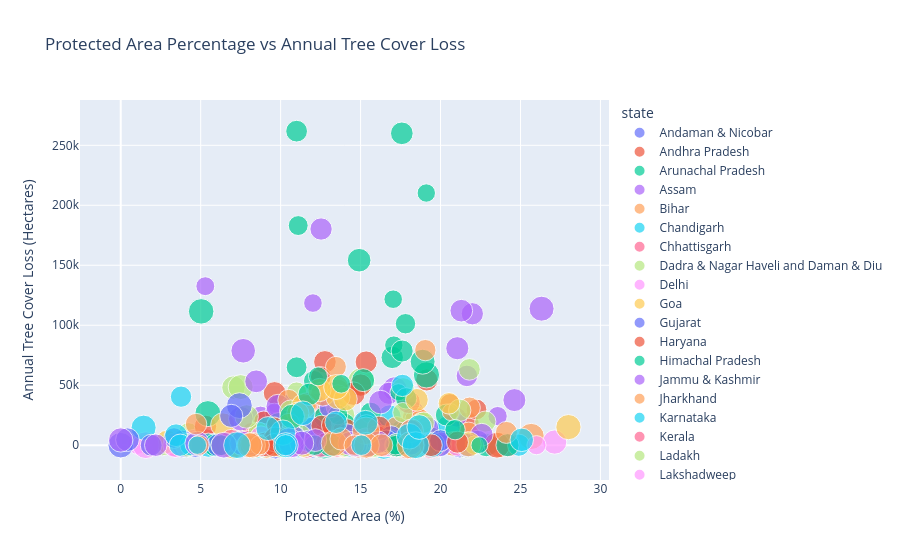

Notebook code cell kept with this figure:
### Code cell
# 5.2 Protected Area vs Forest Loss Analysis
fig = px.scatter(df, x='protected_area_pct', y='annual_tree_cover_loss_ha',
                color='state', size='population_density_per_km2',
                title='Protected Area Percentage vs Annual Tree Cover Loss',
                labels={'protected_area_pct': 'Protected Area (%)',
                       'annual_tree_cover_loss_ha': 'Annual Tree Cover Loss (Hectares)'})
fig.show()

### Figure 1 — Plotly figure (JSON) as saved in the notebook; plotly's stock layout.template omitted (floating-point values rounded to 4 significant figures)
{"data": [{"hovertemplate": "state=Andaman & Nicobar<br>Protected Area (%)=%{x}<br>Annual Tree Cover Loss (Hectares)=%{y}<br>population_density_per_km2=%{marker.size}<extra></extra>", "legendgroup": "Andaman & Nicobar", "marker": {"color": "#636efa", "size": [300, 397, 339, 304, 308, 224, 243, 369, 206, 248, 195, 299, 363, 226, 235], "sizemode": "area", "sizeref": 1.12, "symbol": "circle"}, "mode": "markers", "name": "Andaman & Nicobar", "orientation": "v", "showlegend": true, "type": "scatter", "x": [15.68, 13.24, 12.03, 12.01, 9.63, 16.18, 15.76, 10.05, 23.15, 11.57, 14.95, 17.17, 21.21, 13.46, 16.69], "xaxis": "x", "y": [7407, 29422, 33205, 8342, 10374, 0, 0, 32286, 0, 0, 0, 9741, 0, 7470, 1391], "yaxis": "y"}, {"hovertemplate": "state=Andhra Pradesh<br>Protected Area (%)=%{x}<br>Annual Tree Cover Loss (Hectares)=%{y}<br>population_density_per_km2=%{marker.size}<extra></extra>", "legendgroup": "Andhra Pradesh", "marker": {"color": "#EF553B", "size": [269, 292, 249, 252, 285, 284, 215, 406, 333, 250, 301, 268, 171, 320, 239], "sizemode": "area", "sizeref": 1.12, "symbol": "circle"}, "mode": "markers", "name": "Andhra Pradesh", "orientation": "v", "showlegend": true, "type": "scatter", "x": [11.09, 21.71, 13.54, 14.28, 12.45, 11.02, 14.41, 15.29, 18.84, 13.99, 16.37, 12.4, 21.14, 12.36, 6.47], "xaxis": "x", "y": [6800, 18150, 3609, 0, 3793, 11352, 0, 0, 3942, 9457, 7466, 2350, 0, 0, 0], "yaxis": "y"}, {"hovertemplate": "state=Arunachal Pradesh<br>Protected Area (%)=%{x}<br>Annual Tree Cover Loss (Hectares)=%{y}<br>population_density_per_km2=%{marker.size}<extra></extra>", "legendgroup": "Arunachal Pradesh", "marker": {"color": "#00cc96", "size": [300, 263, 234, 306, 190, 282, 215, 190, 288, 193, 222, 292, 365, 265, 274], "sizemode": "area", "sizeref": 1.12, "symbol": "circle"}, "mode": "markers", "name": "Arunachal Pradesh", "orientation": "v", "showlegend": true, "type": "scatter", "x": [22.86, 18.28, 17.81, 13.63, 19.11, 16.98, 16.98, 17.08, 17.58, 17.04, 11.1, 10.05, 5.03, 11.0, 17.6], "xaxis": "x", "y": [0, 13882, 101252, 18111, 210226, 73201, 0, 83440, 260001, 121703, 183098, 6043, 111549, 261794, 78494], "yaxis": "y"}, {"hovertemplate": "state=Assam<br>Protected Area (%)=%{x}<br>Annual Tree Cover Loss (Hectares)=%{y}<br>population_density_per_km2=%{marker.size}<extra></extra>", "legendgroup": "Assam", "marker": {"color": "#ab63fa", "size": [300, 230, 296, 217, 200, 279, 209, 278, 315, 335, 215, 261, 240, 351, 276], "sizemode": "area", "sizeref": 1.12, "symbol": "circle"}, "mode": "markers", "name": "Assam", "orientation": "v", "showlegend": true, "type": "scatter", "x": [21.05, 18.33, 24.62, 21.02, 5.29, 12.53, 23.57, 21.99, 18.43, 17.14, 18.52, 21.65, 13.73, 26.32, 16.77], "xaxis": "x", "y": [80833, 28359, 37593, 23173, 132561, 180216, 24214, 109564, 5285, 46917, 0, 57753, 0, 113806, 43246], "yaxis": "y"}, {"hovertemplate": "state=Bihar<br>Protected Area (%)=%{x}<br>Annual Tree Cover Loss (Hectares)=%{y}<br>population_density_per_km2=%{marker.size}<extra></extra>", "legendgroup": "Bihar", "marker": {"color": "#FFA15A", "size": [334, 325, 321, 281, 386, 280, 255, 290, 238, 380, 353, 280, 245, 303, 272], "sizemode": "area", "sizeref": 1.12, "symbol": "circle"}, "mode": "markers", "name": "Bihar", "orientation": "v", "showlegend": true, "type": "scatter", "x": [18.38, 18.65, 11.75, 11.62, 25.67, 21.76, 12.55, 8.88, 10.55, 18.57, 9.8, 8.97, 8.38, 17.67, 13.31], "xaxis": "x", "y": [23434, 0, 28750, 0, 7270, 9948, 9165, 13879, 0, 20500, 0, 19293, 0, 0, 0], "yaxis": "y"}, {"hovertemplate": "state=Chandigarh<br>Protected Area (%)=%{x}<br>Annual Tree Cover Loss (Hectares)=%{y}<br>population_density_per_km2=%{marker.size}<extra></extra>", "legendgroup": "Chandigarh", "marker": {"color": "#19d3f3", "size": [271, 318, 333, 240, 373, 298, 301, 238, 330, 309, 326, 231, 311, 448, 351], "sizemode": "area", "sizeref": 1.12, "symbol": "circle"}, "mode": "markers", "name": "Chandigarh", "orientation": "v", "showlegend": true, "type": "scatter", "x": [11.29, 7.25, 12.7, 19.39, 11.13, 13.85, 13.57, 9.32, 17.37, 13.82, 20.49, 9.97, 12.72, 16.45, 13.73], "xaxis": "x", "y": [18066, 0, 0, 13166, 0, 3468, 7353, 19254, 9111, 0, 14905, 11216, 17976, 0, 626], "yaxis": "y"}, {"hovertemplate": "state=Chhattisgarh<br>Protected Area (%)=%{x}<br>Annual Tree Cover Loss (Hectares)=%{y}<br>population_density_per_km2=%{marker.size}<extra></extra>", "legendgroup": "Chhattisgarh", "marker": {"color": "#FF6692", "size": [278, 308, 320, 234, 333, 349, 199, 265, 250, 402, 288, 296, 294, 254, 383], "sizemode": "area", "sizeref": 1.12, "symbol": "circle"}, "mode": "markers", "name": "Chhattisgarh", "orientation": "v", "showlegend": true, "type": "scatter", "x": [19.92, 3.44, 13.27, 19.11, 18.79, 8.76, 15.17, 11.26, 10.37, 19.43, 16.59, 16.6, 9.52, 12.87, 5.27], "xaxis": "x", "y": [0, 0, 0, 1182, 216, 7058, 0, 0, 0, 0, 0, 0, 0, 7513, 2975], "yaxis": "y"}, {"hovertemplate": "state=Dadra & Nagar Haveli and Daman & Diu<br>Protected Area (%)=%{x}<br>Annual Tree Cover Loss (Hectares)=%{y}<br>population_density_per_km2=%{marker.size}<extra></extra>", "legendgroup": "Dadra & Nagar Haveli and Daman & Diu", "marker": {"color": "#B6E880", "size": [283, 299, 350, 309, 253, 247, 310, 296, 348, 317, 308, 403, 225, 255, 180], "sizemode": "area", "sizeref": 1.12, "symbol": "circle"}, "mode": "markers", "name": "Dadra & Nagar Haveli and Daman & Diu", "orientation": "v", "showlegend": true, "type": "scatter", "x": [18.21, 13.92, 11.67, 17.09, 2.61, 4.24, 12.01, 11.59, 4.13, 18.83, 7.05, 15.04, 11.0, 24.34, 6.76], "xaxis": "x", "y": [0, 24958, 12993, 0, 0, 10021, 0, 0, 0, 17443, 48040, 53350, 44388, 0, 967], "yaxis": "y"}, {"hovertemplate": "state=Delhi<br>Protected Area (%)=%{x}<br>Annual Tree Cover Loss (Hectares)=%{y}<br>population_density_per_km2=%{marker.size}<extra></extra>", "legendgroup": "Delhi", "marker": {"color": "#FF97FF", "size": [298, 243, 238, 288, 312, 352, 265, 194, 372, 342, 218, 289, 340, 330, 298], "sizemode": "area", "sizeref": 1.12, "symbol": "circle"}, "mode": "markers", "name": "Delhi", "orientation": "v", "showlegend": true, "type": "scatter", "x": [6.08, 10.79, 11.51, 8.3, 17.88, 10.75, 12.0, 20.2, 14.25, 12.68, 10.34, 4.65, 18.64, 27.14, 13.37], "xaxis": "x", "y": [0, 0, 0, 46, 0, 108, 0, 0, 625, 0, 0, 3888, 1701, 2607, 0], "yaxis": "y"}, {"hovertemplate": "state=Goa<br>Protected Area (%)=%{x}<br>Annual Tree Cover Loss (Hectares)=%{y}<br>population_density_per_km2=%{marker.size}<extra></extra>", "legendgroup": "Goa", "marker": {"color": "#FECB52", "size": [257, 194, 361, 263, 307, 227, 277, 362, 256, 357, 362, 216, 200, 310, 357], "sizemode": "area", "sizeref": 1.12, "symbol": "circle"}, "mode": "markers", "name": "Goa", "orientation": "v", "showlegend": true, "type": "scatter", "x": [4.75, 16.21, 14.73, 9.22, 2.9, 16.13, 7.46, 11.31, 6.7, 7.32, 13.29, 19.08, 13.54, 10.19, 15.76], "xaxis": "x", "y": [2175, 333, 4568, 6220, 2740, 1104, 4055, 2849, 0, 522, 5574, 12141, 690, 955, 0], "yaxis": "y"}, {"hovertemplate": "state=Gujarat<br>Protected Area (%)=%{x}<br>Annual Tree Cover Loss (Hectares)=%{y}<br>population_density_per_km2=%{marker.size}<extra></extra>", "legendgroup": "Gujarat", "marker": {"color": "#636efa", "size": [286, 402, 335, 333, 274, 258, 369, 334, 344, 378, 288, 313, 304, 249, 426], "sizemode": "area", "sizeref": 1.12, "symbol": "circle"}, "mode": "markers", "name": "Gujarat", "orientation": "v", "showlegend": true, "type": "scatter", "x": [16.93, 7.39, 4.66, 3.86, 10.56, 18.45, 12.61, 19.65, 3.96, 11.99, 17.37, 15.83, 10.48, 7.25, 9.68], "xaxis": "x", "y": [0, 0, 0, 2367, 0, 3451, 0, 0, 0, 0, 0, 0, 0, 0, 0], "yaxis": "y"}, {"hovertemplate": "state=Haryana<br>Protected Area (%)=%{x}<br>Annual Tree Cover Loss (Hectares)=%{y}<br>population_density_per_km2=%{marker.size}<extra></extra>", "legendgroup": "Haryana", "marker": {"color": "#EF553B", "size": [282, 262, 369, 241, 280, 200, 160, 308, 313, 239, 287, 224, 276, 292, 243], "sizemode": "area", "sizeref": 1.12, "symbol": "circle"}, "mode": "markers", "name": "Haryana", "orientation": "v", "showlegend": true, "type": "scatter", "x": [15.0, 10.48, 14.84, 16.04, 5.3, 12.72, 8.14, 16.76, 19.63, 22.25, 9.62, 16.09, 19.14, 8.4, 11.65], "xaxis": "x", "y": [50115, 16072, 0, 6095, 15698, 11120, 11763, 0, 0, 29779, 43589, 0, 54406, 1481, 33144], "yaxis": "y"}, {"hovertemplate": "state=Himachal Pradesh<br>Protected Area (%)=%{x}<br>Annual Tree Cover Loss (Hectares)=%{y}<br>population_density_per_km2=%{marker.size}<extra></extra>", "legendgroup": "Himachal Pradesh", "marker": {"color": "#00cc96", "size": [260, 335, 196, 244, 243, 380, 264, 250, 245, 288, 284, 282, 310, 431, 335], "sizemode": "area", "sizeref": 1.12, "symbol": "circle"}, "mode": "markers", "name": "Himachal Pradesh", "orientation": "v", "showlegend": true, "type": "scatter", "x": [12.75, 13.95, 9.04, 17.59, 12.08, 5.45, 18.85, 18.43, 9.49, 12.2, 18.12, 19.44, 6.51, 12.71, 15.06], "xaxis": "x", "y": [23476, 16613, 12171, 13111, 53611, 26326, 0, 0, 0, 0, 606, 5741, 0, 0, 1519], "yaxis": "y"}, {"hovertemplate": "state=Jammu & Kashmir<br>Protected Area (%)=%{x}<br>Annual Tree Cover Loss (Hectares)=%{y}<br>population_density_per_km2=%{marker.size}<extra></extra>", "legendgroup": "Jammu & Kashmir", "marker": {"color": "#ab63fa", "size": [331, 321, 236, 298, 250, 295, 333, 349, 216, 202, 209, 283, 225, 197, 261], "sizemode": "area", "sizeref": 1.12, "symbol": "circle"}, "mode": "markers", "name": "Jammu & Kashmir", "orientation": "v", "showlegend": true, "type": "scatter", "x": [13.0, 11.49, 8.91, 12.66, 12.02, 9.94, 19.13, 17.55, 8.74, 9.61, 15.95, 15.83, 7.25, 11.04, 16.2], "xaxis": "x", "y": [0, 0, 5940, 0, 2705, 14775, 13806, 673, 24392, 27117, 14236, 0, 0, 5498, 7431], "yaxis": "y"}, {"hovertemplate": "state=Jharkhand<br>Protected Area (%)=%{x}<br>Annual Tree Cover Loss (Hectares)=%{y}<br>population_density_per_km2=%{marker.size}<extra></extra>", "legendgroup": "Jharkhand", "marker": {"color": "#FFA15A", "size": [300, 267, 274, 337, 178, 354, 370, 329, 270, 209, 281, 344, 282, 286, 316], "sizemode": "area", "sizeref": 1.12, "symbol": "circle"}, "mode": "markers", "name": "Jharkhand", "orientation": "v", "showlegend": true, "type": "scatter", "x": [9.2, 13.05, 9.38, 20.78, 11.96, 23.7, 9.04, 11.77, 14.2, 12.69, 12.14, 18.79, 7.68, 1.81, 15.76], "xaxis": "x", "y": [655, 1575, 320, 1048, 429, 205, 529, 0, 0, 0, 33, 330, 0, 397, 0], "yaxis": "y"}, {"hovertemplate": "state=Karnataka<br>Protected Area (%)=%{x}<br>Annual Tree Cover Loss (Hectares)=%{y}<br>population_density_per_km2=%{marker.size}<extra></extra>", "legendgroup": "Karnataka", "marker": {"color": "#19d3f3", "size": [329, 269, 366, 321, 333, 302, 328, 241, 309, 299, 227, 360, 316, 271, 255], "sizemode": "area", "sizeref": 1.12, "symbol": "circle"}, "mode": "markers", "name": "Karnataka", "orientation": "v", "showlegend": true, "type": "scatter", "x": [12.62, 9.12, 11.54, 9.51, 16.0, 5.91, 5.48, 16.55, 11.11, 16.81, 14.26, 10.48, 19.9, 11.33, 3.77], "xaxis": "x", "y": [0, 0, 0, 0, 0, 0, 0, 0, 0, 23993, 0, 5422, 0, 0, 40447], "yaxis": "y"}, {"hovertemplate": "state=Kerala<br>Protected Area (%)=%{x}<br>Annual Tree Cover Loss (Hectares)=%{y}<br>population_density_per_km2=%{marker.size}<extra></extra>", "legendgroup": "Kerala", "marker": {"color": "#FF6692", "size": [321, 258, 203, 306, 254, 202, 380, 324, 273, 279, 296, 301, 267, 287, 234], "sizemode": "area", "sizeref": 1.12, "symbol": "circle"}, "mode": "markers", "name": "Kerala", "orientation": "v", "showlegend": true, "type": "scatter", "x": [17.13, 13.86, 14.89, 24.28, 14.96, 7.36, 11.62, 15.68, 11.66, 13.92, 10.95, 18.01, 13.62, 6.58, 9.39], "xaxis": "x", "y": [0, 606, 0, 0, 0, 4338, 0, 6310, 34635, 0, 3503, 35979, 0, 1689, 0], "yaxis": "y"}, {"hovertemplate": "state=Ladakh<br>Protected Area (%)=%{x}<br>Annual Tree Cover Loss (Hectares)=%{y}<br>population_density_per_km2=%{marker.size}<extra></extra>", "legendgroup": "Ladakh", "marker": {"color": "#B6E880", "size": [308, 283, 327, 381, 298, 262, 395, 262, 349, 222, 252, 326, 324, 201, 250], "sizemode": "area", "sizeref": 1.12, "symbol": "circle"}, "mode": "markers", "name": "Ladakh", "orientation": "v", "showlegend": true, "type": "scatter", "x": [4.14, 18.1, 10.43, 21.7, 17.66, 11.4, 18.29, 21.81, 7.5, 15.27, 22.8, 15.21, 13.81, 13.11, 13.5], "xaxis": "x", "y": [0, 0, 9087, 0, 46652, 5580, 0, 63210, 48421, 3972, 19644, 258, 10304, 0, 32035], "yaxis": "y"}, {"hovertemplate": "state=Lakshadweep<br>Protected Area (%)=%{x}<br>Annual Tree Cover Loss (Hectares)=%{y}<br>population_density_per_km2=%{marker.size}<extra></extra>", "legendgroup": "Lakshadweep", "marker": {"color": "#FF97FF", "size": [362, 337, 339, 281, 228, 300, 192, 194, 371, 293, 205, 337, 253, 401, 295], "sizemode": "area", "sizeref": 1.12, "symbol": "circle"}, "mode": "markers", "name": "Lakshadweep", "orientation": "v", "showlegend": true, "type": "scatter", "x": [7.08, 17.34, 3.4, 21.09, 1.06, 8.11, 17.42, 13.97, 11.98, 18.01, 15.25, 17.33, 12.27, 1.57, 6.61], "xaxis": "x", "y": [148, 992, 0, 0, 693, 1677, 3069, 0, 3868, 1694, 613, 390, 1712, 0, 571], "yaxis": "y"}, {"hovertemplate": "state=Madhya Pradesh<br>Protected Area (%)=%{x}<br>Annual Tree Cover Loss (Hectares)=%{y}<br>population_density_per_km2=%{marker.size}<extra></extra>", "legendgroup": "Madhya Pradesh", "marker": {"color": "#FECB52", "size": [248, 317, 424, 326, 293, 357, 344, 355, 317, 322, 312, 302, 297, 327, 308], "sizemode": "area", "sizeref": 1.12, "symbol": "circle"}, "mode": "markers", "name": "Madhya Pradesh", "orientation": "v", "showlegend": true, "type": "scatter", "x": [6.23, 8.16, 7.01, 17.83, 15.78, 28.0, 17.6, 13.89, 13.43, 13.9, 16.43, 10.9, 16.72, 6.38, 14.61], "xaxis": "x", "y": [0, 111, 0, 0, 0, 15073, 0, 0, 3865, 0, 6497, 2799, 6443, 16913, 5325], "yaxis": "y"}, {"hovertemplate": "state=Maharashtra<br>Protected Area (%)=%{x}<br>Annual Tree Cover Loss (Hectares)=%{y}<br>population_density_per_km2=%{marker.size}<extra></extra>", "legendgroup": "Maharashtra", "marker": {"color": "#636efa", "size": [341, 264, 318, 260, 299, 327, 320, 314, 237, 366, 209, 166, 295, 332, 268], "sizemode": "area", "sizeref": 1.12, "symbol": "circle"}, "mode": "markers", "name": "Maharashtra", "orientation": "v", "showlegend": true, "type": "scatter", "x": [21.75, 13.3, 10.47, 7.19, 22.32, 11.24, 11.97, 9.75, 3.33, 0.0, 8.32, 4.67, 13.41, 9.0, 15.05], "xaxis": "x", "y": [0, 0, 0, 2961, 2856, 0, 13534, 555, 5983, 0, 3760, 356, 3859, 4292, 0], "yaxis": "y"}, {"hovertemplate": "state=Manipur<br>Protected Area (%)=%{x}<br>Annual Tree Cover Loss (Hectares)=%{y}<br>population_density_per_km2=%{marker.size}<extra></extra>", "legendgroup": "Manipur", "marker": {"color": "#EF553B", "size": [286, 432, 274, 376, 220, 350, 266, 346, 310, 228, 240, 356, 306, 298, 414], "sizemode": "area", "sizeref": 1.12, "symbol": "circle"}, "mode": "markers", "name": "Manipur", "orientation": "v", "showlegend": true, "type": "scatter", "x": [12.77, 8.42, 15.35, 23.53, 8.95, 17.68, 15.4, 19.59, 14.55, 20.59, 12.51, 14.06, 16.4, 15.34, 17.94], "xaxis": "x", "y": [69441, 3375, 69364, 0, 20268, 0, 8935, 0, 42974, 34606, 56836, 11733, 0, 18996, 0], "yaxis": "y"}, {"hovertemplate": "state=Meghalaya<br>Protected Area (%)=%{x}<br>Annual Tree Cover Loss (Hectares)=%{y}<br>population_density_per_km2=%{marker.size}<extra></extra>", "legendgroup": "Meghalaya", "marker": {"color": "#00cc96", "size": [244, 164, 220, 367, 303, 256, 385, 306, 299, 350, 297, 280, 270, 253, 313], "sizemode": "area", "sizeref": 1.12, "symbol": "circle"}, "mode": "markers", "name": "Meghalaya", "orientation": "v", "showlegend": true, "type": "scatter", "x": [11.0, 17.37, 13.58, 8.96, 9.88, 17.85, 19.12, 11.1, 15.32, 18.88, 15.16, 5.85, 20.36, 15.64, 15.37], "xaxis": "x", "y": [64967, 44138, 25231, 0, 17552, 39059, 58595, 0, 0, 69596, 54237, 0, 25140, 26987, 15560], "yaxis": "y"}, {"hovertemplate": "state=Mizoram<br>Protected Area (%)=%{x}<br>Annual Tree Cover Loss (Hectares)=%{y}<br>population_density_per_km2=%{marker.size}<extra></extra>", "legendgroup": "Mizoram", "marker": {"color": "#ab63fa", "size": [294, 304, 288, 340, 339, 197, 194, 279, 313, 307, 247, 328, 317, 291, 288], "sizemode": "area", "sizeref": 1.12, "symbol": "circle"}, "mode": "markers", "name": "Mizoram", "orientation": "v", "showlegend": true, "type": "scatter", "x": [19.97, 11.68, 22.58, 7.66, 7.51, 20.05, 12.02, 12.17, 16.25, 21.7, 13.07, 9.84, 7.76, 8.47, 21.3], "xaxis": "x", "y": [0, 1485, 8776, 78724, 22091, 3129, 118487, 0, 35913, 0, 31518, 32347, 0, 53245, 112131], "yaxis": "y"}, {"hovertemplate": "state=Nagaland<br>Protected Area (%)=%{x}<br>Annual Tree Cover Loss (Hectares)=%{y}<br>population_density_per_km2=%{marker.size}<extra></extra>", "legendgroup": "Nagaland", "marker": {"color": "#FFA15A", "size": [244, 326, 255, 244, 266, 316, 258, 382, 276, 255, 316, 162, 323, 262, 343], "sizemode": "area", "sizeref": 1.12, "symbol": "circle"}, "mode": "markers", "name": "Nagaland", "orientation": "v", "showlegend": true, "type": "scatter", "x": [19.16, 12.63, 19.05, 13.46, 17.5, 17.26, 21.82, 9.11, 10.76, 13.58, 9.88, 20.64, 8.77, 10.5, 7.23], "xaxis": "x", "y": [0, 42630, 79238, 65313, 0, 13974, 31205, 0, 0, 46247, 0, 27548, 8580, 37534, 0], "yaxis": "y"}, {"hovertemplate": "state=Odisha<br>Protected Area (%)=%{x}<br>Annual Tree Cover Loss (Hectares)=%{y}<br>population_density_per_km2=%{marker.size}<extra></extra>", "legendgroup": "Odisha", "marker": {"color": "#19d3f3", "size": [252, 284, 352, 277, 354, 300, 250, 247, 318, 305, 290, 278, 326, 377, 286], "sizemode": "area", "sizeref": 1.12, "symbol": "circle"}, "mode": "markers", "name": "Odisha", "orientation": "v", "showlegend": true, "type": "scatter", "x": [4.36, 10.67, 1.43, 24.89, 19.49, 11.46, 11.28, 16.7, 17.78, 17.5, 3.46, 3.72, 14.28, 8.57, 16.81], "xaxis": "x", "y": [0, 15820, 14620, 0, 298, 0, 717, 0, 0, 0, 8328, 0, 0, 0, 3692], "yaxis": "y"}, {"hovertemplate": "state=Puducherry<br>Protected Area (%)=%{x}<br>Annual Tree Cover Loss (Hectares)=%{y}<br>population_density_per_km2=%{marker.size}<extra></extra>", "legendgroup": "Puducherry", "marker": {"color": "#FF6692", "size": [262, 327, 296, 312, 372, 331, 325, 264, 351, 261, 343, 317, 269, 359, 300], "sizemode": "area", "sizeref": 1.12, "symbol": "circle"}, "mode": "markers", "name": "Puducherry", "orientation": "v", "showlegend": true, "type": "scatter", "x": [9.86, 13.51, 8.82, 8.47, 8.03, 12.5, 14.66, 13.22, 16.04, 6.92, 10.19, 14.72, 11.01, 10.69, 8.8], "xaxis": "x", "y": [0, 0, 0, 0, 1629, 0, 3719, 0, 5819, 4203, 3492, 0, 3676, 6453, 6749], "yaxis": "y"}, {"hovertemplate": "state=Punjab<br>Protected Area (%)=%{x}<br>Annual Tree Cover Loss (Hectares)=%{y}<br>population_density_per_km2=%{marker.size}<extra></extra>", "legendgroup": "Punjab", "marker": {"color": "#B6E880", "size": [192, 324, 281, 320, 310, 303, 228, 289, 283, 282, 352, 236, 311, 260, 256], "sizemode": "area", "sizeref": 1.12, "symbol": "circle"}, "mode": "markers", "name": "Punjab", "orientation": "v", "showlegend": true, "type": "scatter", "x": [22.12, 15.74, 21.2, 15.9, 14.02, 17.92, 17.64, 16.73, 11.21, 10.63, 10.07, 8.61, 7.87, 18.94, 10.84], "xaxis": "x", "y": [0, 0, 29094, 0, 0, 998, 27194, 0, 7719, 28362, 0, 10734, 23918, 18786, 8062], "yaxis": "y"}, {"hovertemplate": "state=Rajasthan<br>Protected Area (%)=%{x}<br>Annual Tree Cover Loss (Hectares)=%{y}<br>population_density_per_km2=%{marker.size}<extra></extra>", "legendgroup": "Rajasthan", "marker": {"color": "#FF97FF", "size": [314, 281, 251, 172, 273, 206, 241, 253, 302, 247, 284, 299, 256, 257, 255], "sizemode": "area", "sizeref": 1.12, "symbol": "circle"}, "mode": "markers", "name": "Rajasthan", "orientation": "v", "showlegend": true, "type": "scatter", "x": [16.53, 7.92, 14.49, 16.29, 11.61, 26.0, 16.26, 15.32, 10.41, 10.54, 10.22, 10.6, 8.77, 13.54, 10.39], "xaxis": "x", "y": [0, 0, 0, 407, 0, 0, 1428, 5541, 0, 0, 4527, 0, 7111, 1297, 0], "yaxis": "y"}, {"hovertemplate": "state=Sikkim<br>Protected Area (%)=%{x}<br>Annual Tree Cover Loss (Hectares)=%{y}<br>population_density_per_km2=%{marker.size}<extra></extra>", "legendgroup": "Sikkim", "marker": {"color": "#FECB52", "size": [352, 250, 295, 241, 349, 329, 302, 278, 290, 314, 262, 347, 273, 307, 327], "sizemode": "area", "sizeref": 1.12, "symbol": "circle"}, "mode": "markers", "name": "Sikkim", "orientation": "v", "showlegend": true, "type": "scatter", "x": [21.76, 18.37, 9.71, 13.77, 11.45, 13.58, 12.43, 11.08, 18.52, 14.05, 20.53, 13.47, 10.52, 17.95, 11.45], "xaxis": "x", "y": [783, 0, 728, 0, 32592, 40221, 45999, 26647, 37801, 38493, 34898, 48458, 17371, 0, 0], "yaxis": "y"}, {"hovertemplate": "state=Tamil Nadu<br>Protected Area (%)=%{x}<br>Annual Tree Cover Loss (Hectares)=%{y}<br>population_density_per_km2=%{marker.size}<extra></extra>", "legendgroup": "Tamil Nadu", "marker": {"color": "#636efa", "size": [373, 301, 314, 267, 275, 284, 279, 210, 266, 293, 269, 239, 287, 288, 269], "sizemode": "area", "sizeref": 1.12, "symbol": "circle"}, "mode": "markers", "name": "Tamil Nadu", "orientation": "v", "showlegend": true, "type": "scatter", "x": [7.42, 6.91, 0.42, 19.99, 14.16, 16.91, 18.16, 11.33, 1.9, 16.62, 11.78, 10.56, 10.84, 6.09, 18.14], "xaxis": "x", "y": [32993, 24441, 4584, 3797, 8610, 6912, 1058, 3808, 0, 3132, 3538, 0, 6592, 0, 12007], "yaxis": "y"}, {"hovertemplate": "state=Telangana<br>Protected Area (%)=%{x}<br>Annual Tree Cover Loss (Hectares)=%{y}<br>population_density_per_km2=%{marker.size}<extra></extra>", "legendgroup": "Telangana", "marker": {"color": "#EF553B", "size": [298, 290, 251, 342, 320, 299, 270, 324, 149, 348, 225, 217, 304, 295, 308], "sizemode": "area", "sizeref": 1.12, "symbol": "circle"}, "mode": "markers", "name": "Telangana", "orientation": "v", "showlegend": true, "type": "scatter", "x": [17.22, 19.4, 12.56, 9.03, 13.3, 8.59, 21.06, 9.77, 9.62, 9.68, 8.63, 12.8, 9.6, 14.62, 16.15], "xaxis": "x", "y": [0, 0, 16176, 733, 16718, 0, 2489, 6242, 16722, 4794, 0, 2157, 0, 0, 14491], "yaxis": "y"}, {"hovertemplate": "state=Tripura<br>Protected Area (%)=%{x}<br>Annual Tree Cover Loss (Hectares)=%{y}<br>population_density_per_km2=%{marker.size}<extra></extra>", "legendgroup": "Tripura", "marker": {"color": "#00cc96", "size": [245, 310, 339, 313, 184, 197, 235, 281, 229, 158, 306, 300, 215, 202, 232], "sizemode": "area", "sizeref": 1.12, "symbol": "circle"}, "mode": "markers", "name": "Tripura", "orientation": "v", "showlegend": true, "type": "scatter", "x": [6.28, 13.12, 10.72, 14.91, 14.83, 13.79, 12.12, 11.79, 17.6, 22.43, 17.25, 24.19, 17.18, 12.34, 20.91], "xaxis": "x", "y": [0, 0, 23910, 154210, 0, 51189, 0, 42436, 0, 0, 0, 0, 0, 57386, 12925], "yaxis": "y"}, {"hovertemplate": "state=Uttar Pradesh<br>Protected Area (%)=%{x}<br>Annual Tree Cover Loss (Hectares)=%{y}<br>population_density_per_km2=%{marker.size}<extra></extra>", "legendgroup": "Uttar Pradesh", "marker": {"color": "#ab63fa", "size": [338, 338, 303, 297, 333, 349, 320, 291, 247, 372, 332, 283, 284, 294, 324], "sizemode": "area", "sizeref": 1.12, "symbol": "circle"}, "mode": "markers", "name": "Uttar Pradesh", "orientation": "v", "showlegend": true, "type": "scatter", "x": [10.52, 4.78, 15.47, 8.31, 7.58, 10.69, 14.33, 12.17, 8.0, 6.45, 0.0, 16.09, 2.19, 14.69, 11.32], "xaxis": "x", "y": [4234, 1433, 0, 0, 1631, 0, 1456, 4254, 0, 0, 4352, 2489, 0, 0, 1700], "yaxis": "y"}, {"hovertemplate": "state=Uttarakhand<br>Protected Area (%)=%{x}<br>Annual Tree Cover Loss (Hectares)=%{y}<br>population_density_per_km2=%{marker.size}<extra></extra>", "legendgroup": "Uttarakhand", "marker": {"color": "#FFA15A", "size": [371, 423, 278, 179, 311, 371, 412, 235, 364, 213, 288, 233, 271, 350, 259], "sizemode": "area", "sizeref": 1.12, "symbol": "circle"}, "mode": "markers", "name": "Uttarakhand", "orientation": "v", "showlegend": true, "type": "scatter", "x": [13.34, 15.34, 13.78, 8.09, 18.19, 8.25, 18.12, 14.6, 15.37, 8.69, 16.31, 4.89, 24.12, 8.06, 4.71], "xaxis": "x", "y": [1448, 12007, 5220, 1156, 12059, 0, 0, 0, 0, 0, 0, 0, 10657, 0, 17603], "yaxis": "y"}, {"hovertemplate": "state=West Bengal<br>Protected Area (%)=%{x}<br>Annual Tree Cover Loss (Hectares)=%{y}<br>population_density_per_km2=%{marker.size}<extra></extra>", "legendgroup": "West Bengal", "marker": {"color": "#19d3f3", "size": [279, 362, 237, 401, 340, 282, 191, 371, 407, 310, 343, 342, 323, 350, 253], "sizemode": "area", "sizeref": 1.12, "symbol": "circle"}, "mode": "markers", "name": "West Bengal", "orientation": "v", "showlegend": true, "type": "scatter", "x": [17.62, 10.14, 15.05, 7.27, 11.39, 13.47, 4.79, 18.05, 18.45, 25.08, 15.31, 18.67, 9.21, 10.32, 10.31], "xaxis": "x", "y": [49826, 10482, 0, 0, 26616, 19097, 0, 7454, 0, 4464, 18750, 15120, 13849, 0, 0], "yaxis": "y"}], "layout": {"legend": {"itemsizing": "constant", "title": {"text": "state"}, "tracegroupgap": 0}, "title": {"text": "Protected Area Percentage vs Annual Tree Cover Loss"}, "xaxis": {"anchor": "y", "domain": [0, 1], "title": {"text": "Protected Area (%)"}}, "yaxis": {"anchor": "x", "domain": [0, 1], "title": {"text": "Annual Tree Cover Loss (Hectares)"}}}}
